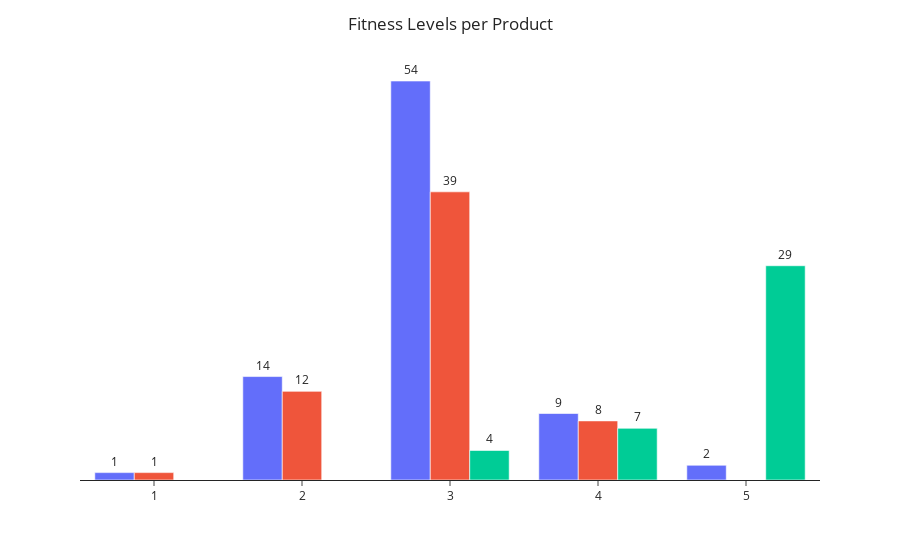

The notebook cell this image was saved under:
### Markdown cell above
From this we can see that TM798 is pruchased mostly by people with higher income, while the other two are purchased by people with lower income. TM195 has the largest comsumer base overall whereas TM498 appears more niche.

### Code cell
# Creating a histogram of fitness levels per product with plotly express
import plotly.express as px

# Creating histogram
fitness_graph = px.histogram(df, x='Fitness', color='Product', barmode='group', text_auto=True, height=500)

# Updating layout
fitness_graph.update_layout(title='Fitness Levels per Product', title_x=.5) # Setting and centering title
fitness_graph.update_layout(template='simple_white', yaxis_title=None, showlegend=False) # Removing y axis title and legend
fitness_graph.update_xaxes(title='') # Removing x axis label
fitness_graph.update_yaxes(visible=False) # Removing y axis
fitness_graph.update_traces(textposition = 'outside') # Setting value labels outside each bar

fitness_graph.show()

### Figure 1 — Plotly figure (JSON) as saved in the notebook; plotly's stock layout.template omitted (floating-point values rounded to 4 significant figures)
{"data": [{"alignmentgroup": "True", "bingroup": "x", "hovertemplate": "Product=TM195<br>Fitness=%{x}<br>count=%{y}<extra></extra>", "legendgroup": "TM195", "marker": {"color": "#636efa", "pattern": {"shape": ""}}, "name": "TM195", "offsetgroup": "TM195", "orientation": "v", "showlegend": true, "textposition": "outside", "texttemplate": "%{value}", "type": "histogram", "x": [4, 3, 3, 3, 2, 3, 3, 3, 4, 3, 3, 2, 3, 3, 1, 3, 3, 3, 3, 2, 3, 3, 3, 5, 3, 2, 3, 3, 3, 2, 3, 4, 2, 3, 4, 3, 2, 3, 3, 4, 3, 2, 3, 3, 3, 3, 3, 3, 3, 3, 3, 2, 3, 4, 3, 2, 2, 4, 3, 2, 3, 5, 2, 3, 3, 3, 3, 3, 3, 3, 3, 3, 4, 3, 3, 3, 4, 2, 3, 3], "xaxis": "x", "yaxis": "y"}, {"alignmentgroup": "True", "bingroup": "x", "hovertemplate": "Product=TM498<br>Fitness=%{x}<br>count=%{y}<extra></extra>", "legendgroup": "TM498", "marker": {"color": "#EF553B", "pattern": {"shape": ""}}, "name": "TM498", "offsetgroup": "TM498", "orientation": "v", "showlegend": true, "textposition": "outside", "texttemplate": "%{value}", "type": "histogram", "x": [3, 3, 3, 3, 4, 2, 2, 3, 3, 3, 3, 2, 2, 3, 2, 4, 3, 3, 4, 2, 3, 3, 3, 3, 4, 3, 2, 3, 3, 4, 3, 2, 3, 3, 3, 3, 3, 1, 3, 3, 4, 3, 3, 3, 4, 3, 4, 3, 2, 2, 2, 3, 3, 3, 3, 3, 3, 3, 2, 3], "xaxis": "x", "yaxis": "y"}, {"alignmentgroup": "True", "bingroup": "x", "hovertemplate": "Product=TM798<br>Fitness=%{x}<br>count=%{y}<extra></extra>", "legendgroup": "TM798", "marker": {"color": "#00cc96", "pattern": {"shape": ""}}, "name": "TM798", "offsetgroup": "TM798", "orientation": "v", "showlegend": true, "textposition": "outside", "texttemplate": "%{value}", "type": "histogram", "x": [3, 5, 5, 5, 4, 5, 5, 5, 5, 5, 5, 4, 5, 3, 4, 5, 5, 3, 4, 5, 3, 4, 5, 5, 5, 5, 5, 5, 4, 5, 5, 5, 5, 5, 5, 5, 4, 5, 5, 5], "xaxis": "x", "yaxis": "y"}], "layout": {"autosize": true, "barmode": "group", "legend": {"title": {"text": "Product"}, "tracegroupgap": 0}, "margin": {"t": 60}, "showlegend": false, "title": {"text": "Fitness Levels per Product", "x": 0.5}, "xaxis": {"anchor": "y", "autorange": true, "domain": [0, 1], "range": [0.5, 5.5], "title": {"text": ""}, "type": "linear"}, "yaxis": {"anchor": "x", "autorange": true, "domain": [0, 1], "range": [0, 56.84], "title": {}, "visible": false}}}
